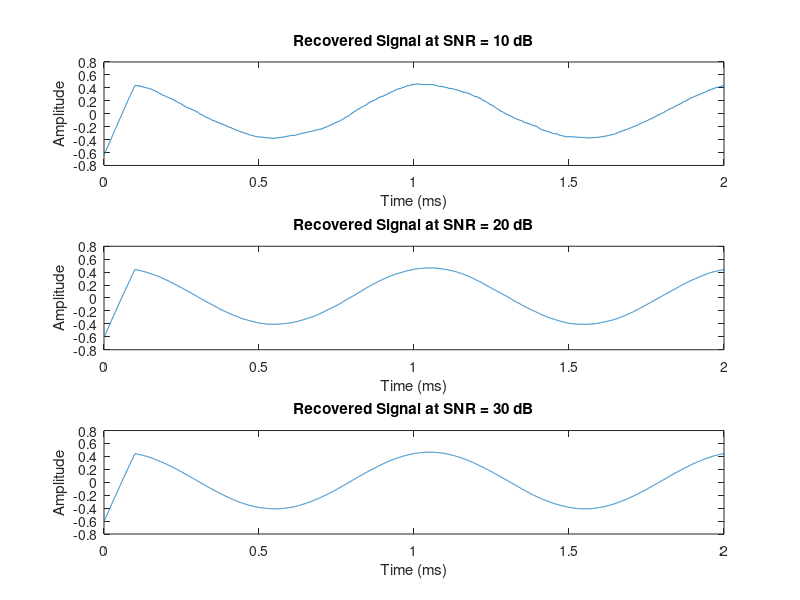
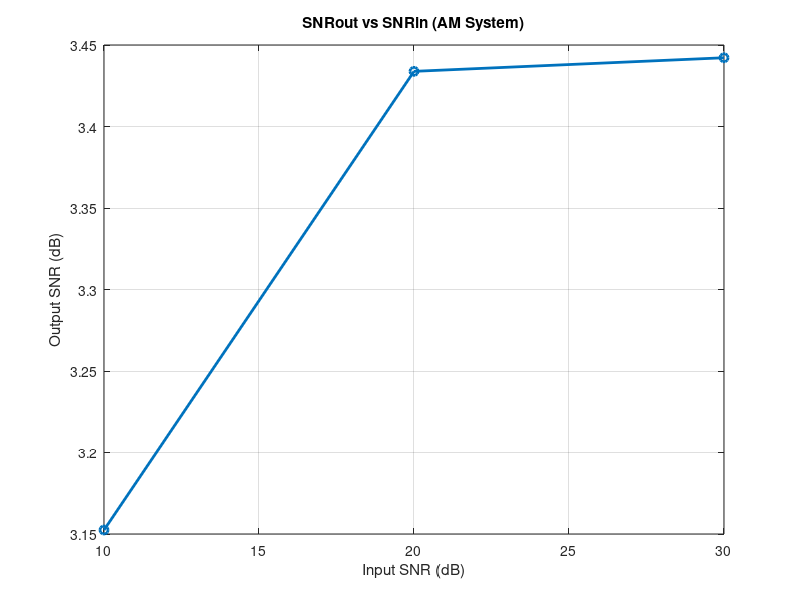

These figures' MATLAB source, in order:
clc; clear; close all;

Am = 1;
Ac = 1;
fm = 1e3;
fc = 100e3;
mu = 0.7;
fs = 5e6;
t = 0:1/fs:2e-3;

m_t = Am * cos(2*pi*fm*t);
s_am = Ac * (1 + mu*m_t) .* cos(2*pi*fc*t);

SNR_levels = [10 20 30];
SNRout_vals = zeros(1,length(SNR_levels));

figure;
for i = 1:length(SNR_levels)
    SNRin_dB = SNR_levels(i);
    SNRin = 10^(SNRin_dB/10);
    noise = sqrt(var(s_am)/SNRin) * randn(size(s_am));
    s_noisy = s_am + noise;
    
    rectified = abs(s_noisy);
    N = 500;
    b = (1/N)*ones(1,N);
    m_rec = filter(b,1,rectified);
    m_rec = m_rec - mean(m_rec);
    
    m_aligned = m_t(1:length(m_rec));
    signal_power = var(m_aligned);
    noise_power_out = var(m_aligned - m_rec);
    SNRout = 10*log10(signal_power/noise_power_out);
    SNRout_vals(i) = SNRout;
    
    subplot(3,1,i);
    plot(t*1000, m_rec);
    title(['Recovered Signal at SNR = ', num2str(SNRin_dB), ' dB']);
    xlabel('Time (ms)'); ylabel('Amplitude');
end

figure;
plot(SNR_levels, SNRout_vals, '-o','LineWidth',2);
title('SNRout vs SNRin (AM System)');
xlabel('Input SNR (dB)');
ylabel('Output SNR (dB)');
grid on;

fprintf('\n--- AM System Noise Performance ---\n');
for i = 1:length(SNR_levels)
    fprintf('SNRin = %2d dB → SNRout = %.2f dB\n', SNR_levels(i), SNRout_vals(i));
end
